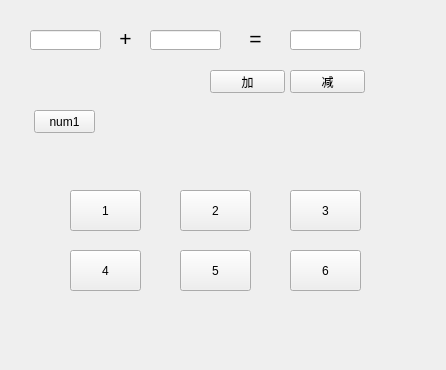
<?xml version="1.0" encoding="UTF-8"?>
<ui version="4.0">
 <class>CalcQt</class>
 <widget class="QMainWindow" name="CalcQt">
  <property name="geometry">
   <rect>
    <x>0</x>
    <y>0</y>
    <width>446</width>
    <height>370</height>
   </rect>
  </property>
  <property name="windowTitle">
   <string>CalcQt</string>
  </property>
  <widget class="QWidget" name="centralWidget">
   <widget class="QLineEdit" name="firstNum">
    <property name="geometry">
     <rect>
      <x>30</x>
      <y>30</y>
      <width>71</width>
      <height>20</height>
     </rect>
    </property>
   </widget>
   <widget class="QLabel" name="calcChar">
    <property name="geometry">
     <rect>
      <x>110</x>
      <y>30</y>
      <width>31</width>
      <height>16</height>
     </rect>
    </property>
    <property name="font">
     <font>
      <pointsize>16</pointsize>
     </font>
    </property>
    <property name="text">
     <string>+</string>
    </property>
    <property name="alignment">
     <set>Qt::AlignCenter</set>
    </property>
   </widget>
   <widget class="QLineEdit" name="secondNum">
    <property name="geometry">
     <rect>
      <x>150</x>
      <y>30</y>
      <width>71</width>
      <height>20</height>
     </rect>
    </property>
   </widget>
   <widget class="QLabel" name="label_2">
    <property name="geometry">
     <rect>
      <x>240</x>
      <y>30</y>
      <width>31</width>
      <height>16</height>
     </rect>
    </property>
    <property name="font">
     <font>
      <pointsize>16</pointsize>
     </font>
    </property>
    <property name="text">
     <string>=</string>
    </property>
    <property name="alignment">
     <set>Qt::AlignCenter</set>
    </property>
   </widget>
   <widget class="QLineEdit" name="resultNum">
    <property name="geometry">
     <rect>
      <x>290</x>
      <y>30</y>
      <width>71</width>
      <height>20</height>
     </rect>
    </property>
   </widget>
   <widget class="QPushButton" name="calcBt">
    <property name="geometry">
     <rect>
      <x>210</x>
      <y>70</y>
      <width>75</width>
      <height>23</height>
     </rect>
    </property>
    <property name="text">
     <string>加</string>
    </property>
   </widget>
   <widget class="QPushButton" name="subBt">
    <property name="geometry">
     <rect>
      <x>290</x>
      <y>70</y>
      <width>75</width>
      <height>23</height>
     </rect>
    </property>
    <property name="text">
     <string>减</string>
    </property>
   </widget>
   <widget class="QToolButton" name="num1Bt">
    <property name="geometry">
     <rect>
      <x>70</x>
      <y>190</y>
      <width>71</width>
      <height>41</height>
     </rect>
    </property>
    <property name="text">
     <string>1</string>
    </property>
   </widget>
   <widget class="QToolButton" name="num2Bt">
    <property name="geometry">
     <rect>
      <x>180</x>
      <y>190</y>
      <width>71</width>
      <height>41</height>
     </rect>
    </property>
    <property name="text">
     <string>2</string>
    </property>
   </widget>
   <widget class="QToolButton" name="num3Bt">
    <property name="geometry">
     <rect>
      <x>290</x>
      <y>190</y>
      <width>71</width>
      <height>41</height>
     </rect>
    </property>
    <property name="text">
     <string>3</string>
    </property>
   </widget>
   <widget class="QToolButton" name="num6Bt">
    <property name="geometry">
     <rect>
      <x>290</x>
      <y>250</y>
      <width>71</width>
      <height>41</height>
     </rect>
    </property>
    <property name="text">
     <string>6</string>
    </property>
   </widget>
   <widget class="QToolButton" name="num4Bt">
    <property name="geometry">
     <rect>
      <x>70</x>
      <y>250</y>
      <width>71</width>
      <height>41</height>
     </rect>
    </property>
    <property name="text">
     <string>4</string>
    </property>
   </widget>
   <widget class="QToolButton" name="num5Bt">
    <property name="geometry">
     <rect>
      <x>180</x>
      <y>250</y>
      <width>71</width>
      <height>41</height>
     </rect>
    </property>
    <property name="text">
     <string>5</string>
    </property>
   </widget>
   <widget class="QPushButton" name="changBt">
    <property name="geometry">
     <rect>
      <x>34</x>
      <y>110</y>
      <width>61</width>
      <height>23</height>
     </rect>
    </property>
    <property name="text">
     <string>num1</string>
    </property>
   </widget>
  </widget>
 </widget>
 <layoutdefault spacing="6" margin="11"/>
 <resources/>
 <connections/>
</ui>
